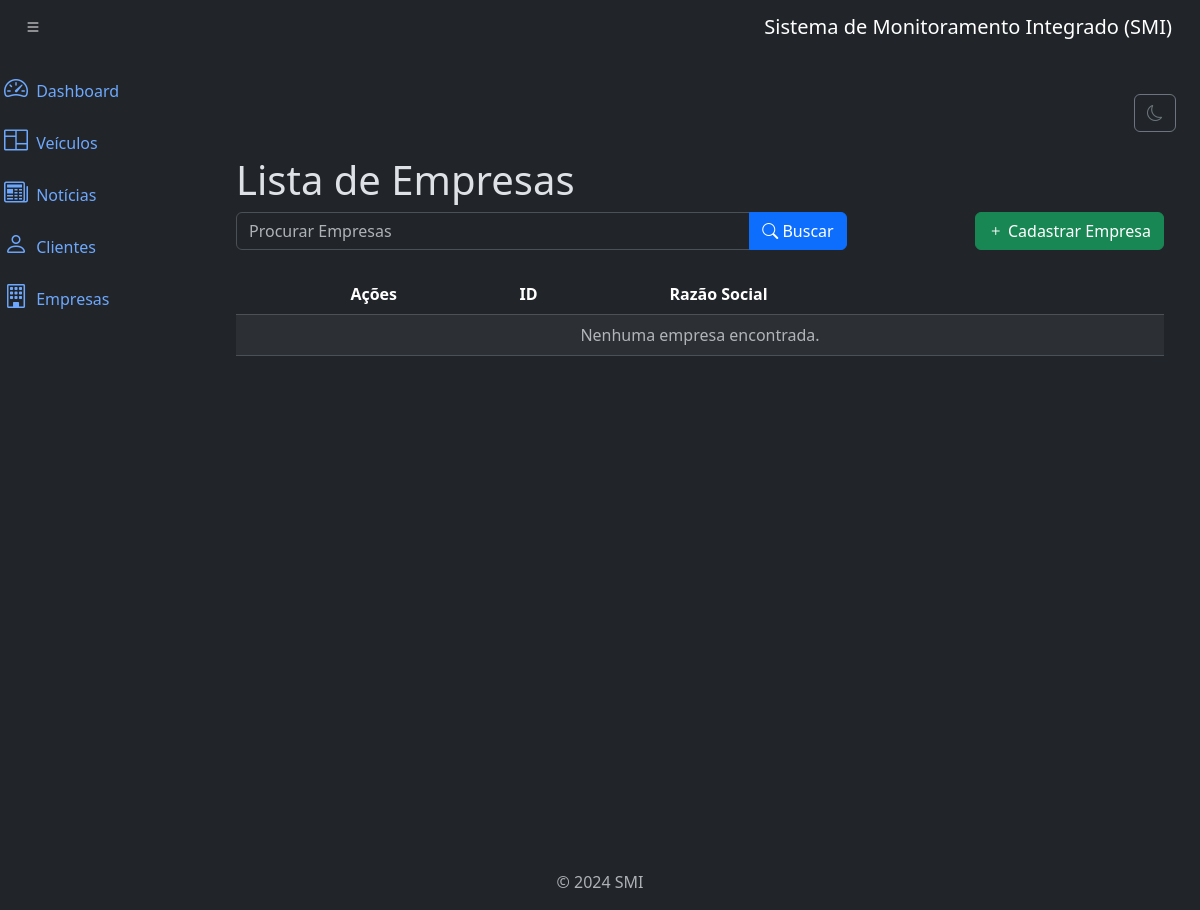
Before: /empresas/list/ with the older database file.
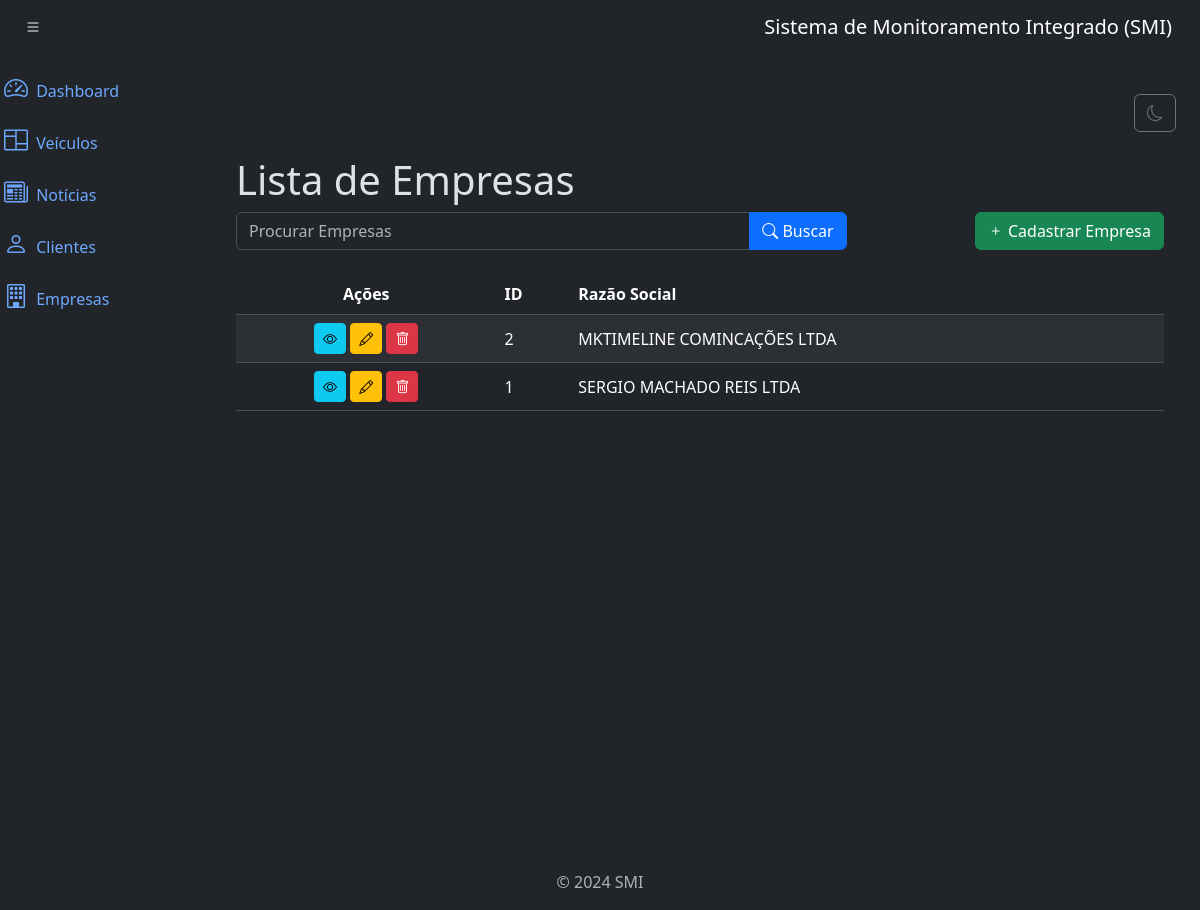
After: the same page with the newer database file.
### empresas/models.py (models this page shows, shortened)
class Empresa(models.Model):
    nome = models.CharField(max_length=200)  # razão social
    sigla = models.CharField(max_length=3)
    nome_fantasia = models.CharField(max_length=200, blank=True, null=True)
    cnpj = models.CharField(max_length=14, unique=True)
    dominio = models.CharField(max_length=200)
    created_at = models.DateTimeField(default=now)
    updated_at = models.DateTimeField(auto_now=True)
    class Meta:
        ordering = ['nome']

### empresas/views.py (the view)
# urls.py: path('empresas/list/', views.EmpresaListView.as_view(), name='empresa_list'),
class EmpresaListView(ListView):
    model = models.Empresa
    template_name = 'empresa_list.html'
    context_object_name = 'empresas'
    paginate_by = 20
    def get_queryset(self):
        queryset = super().get_queryset()
        nome = self.request.GET.get('razao_social')
        if nome:
            queryset = queryset.filter(nome__icontains=nome)
        return queryset

### empresas/templates/empresa_list.html (shortened to what this page needs)
{% extends 'base.html' %}
{% block content %}
<div class="container mt-4">
    <h3 class="display-6">Lista de Empresas</h3>
    <div class="row mb-4 align-items-center">
        <div class="col-lg-8 col-md-6">
            <form method="get" action="{% url 'empresa_list' %}">
                <div class="input-group">
                    <input type="text" class="form-control" name="nome" placeholder="Procurar Empresas" value="{{ request.GET.nome }}">
                    <button type="submit" class="btn btn-primary">
                        <i class="bi bi-search"></i> Buscar
                    </button>
                </div>
            </form>
        </div>
        <div class="col-lg-4 col-md-6 text-end">
            <a href="{% url 'empresa_create' %}" class="btn btn-success">
                <i class="bi bi-plus"></i> Cadastrar Empresa
            </a>
        </div>
    </div>
    <div class="table-responsive">
        <table class="table table-striped table-hover align-middle">
            <thead class="table-dark">
                <tr>
                    <th class="text-center">Ações</th>
                    <th>ID</th>
                    <th>Razão Social</th>
                </tr>
            </thead>
            <tbody>
                {% if empresas %}
                    {% for empresa in empresas %}
                    <tr>
                        <td class="text-center">
                            <a href="{% url 'empresa_detail' empresa.id %}" class="btn btn-info btn-sm" title="Visualizar">
                                <i class="bi bi-eye"></i>
                            </a>
                            <a href="{% url 'empresa_update' empresa.id %}" class="btn btn-warning btn-sm" title="Editar">
                                <i class="bi bi-pencil"></i>
                            </a>
                            <a href="{% url 'empresa_delete' empresa.id %}" class="btn btn-danger btn-sm" title="Excluir">
                                <i class="bi bi-trash"></i>
                            </a>
                        </td>
                        <td>{{ empresa.id }}</td>
                        <td>{{ empresa.nome }}</td>
                    </tr>
                    {% endfor %}
                {% else %}
                    <tr>
                        <td colspan="3" class="text-center text-muted">Nenhuma empresa encontrada.</td>
                    </tr>
                {% endif %}
            </tbody>
        </table>
    </div>
</div>
{% endblock %}

Changed rows visible on the page:
added Empresa: id "2", nome "MKTIMELINE COMINCAÇÕES LTDA"
added Empresa: id "1", nome "SERGIO MACHADO REIS LTDA"
Other visible differences:
text no longer shown: "Nenhuma empresa encontrada."
